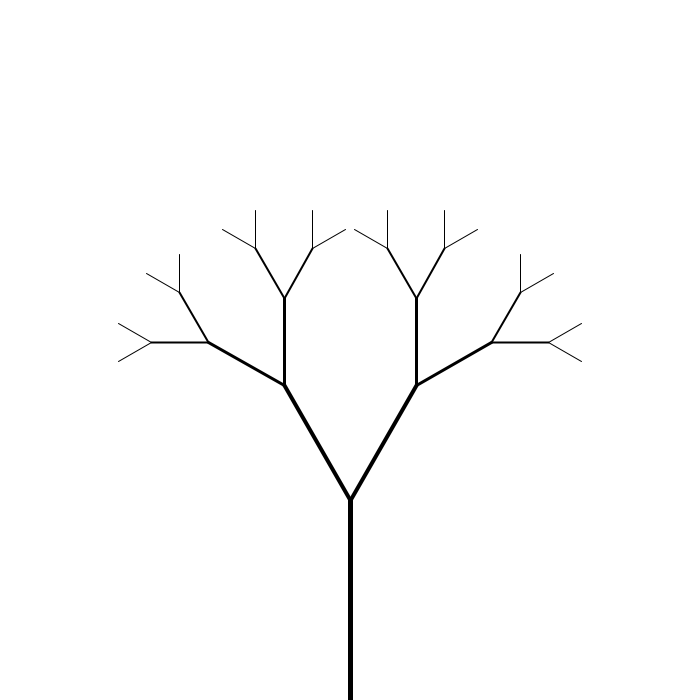
Frame 1 (no input)
Frame 60 (the mouse pressed at the canvas centre just before this capture): identical to frame 1, image omitted
Frame 120 (the mouse held since frame 60 and released just before this capture): identical to frame 1, image omitted

The Processing sketch that drew this single still picture (run headless with seeded random() and noise(); from frame 60 on, the mouse is pressed at the canvas centre):

// Processing sketch: s07e08treeGrubosc
// ── s07e08treeGrubosc.pde
float kat = radians(30);
int ilePoziomow = 5;

void setup(){
  size(700,700);
}

void draw(){
  background(255);
  
  PVector korzen = new PVector(width/2,height);
  PVector pien = new PVector(0, -200);
  drzewo(korzen, pien, 0);
}

void drzewo(PVector sek, PVector konar, int poziom){
  PVector nowySek = PVector.add(sek, konar);
  strokeWeight(ilePoziomow-poziom);
  line(sek.x, sek.y, nowySek.x, nowySek.y);
  poziom++;
  
  if (poziom < ilePoziomow){
    PVector nowyKonarL = PVector.mult(konar, 0.66);
    nowyKonarL.rotate(-kat);
    PVector nowyKonarP = PVector.mult(konar, 0.66);
    nowyKonarP.rotate(kat);
    drzewo(nowySek, nowyKonarL, poziom);
    drzewo(nowySek, nowyKonarP, poziom);
  } 
}
